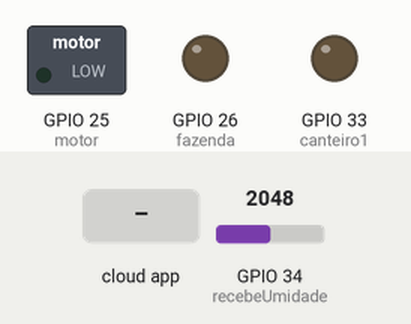
Simulated run of this sketch. Board: ESP32. On the bench: switched loads named in the sketch (green lamp = pin HIGH), output pins drawn as LEDs (lit = HIGH). The inputs (shaded band) are chosen by the test bench; at power-on: GPIO 34 (recebeUmidade) = 2048. WiFi joins after 1.5 s; servers stay silent unless stated; the local clock reads 2024-03-15 10:24:30 at power-on unless the sketch sets it; the Firebase database answers and starts empty; what the sketch prints to the serial monitor is not drawn.

Above: at 2.9 s.
3.0 s: the phone or cloud app sets isOn to 0
At 3.9 s:
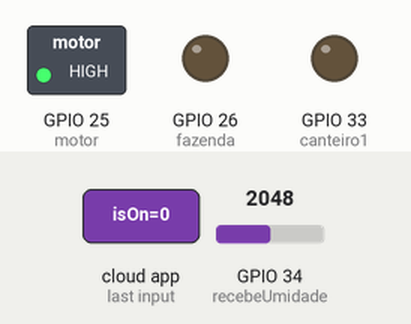
4.9 s: the phone or cloud app sets isOn to 1
At 6.8 s:
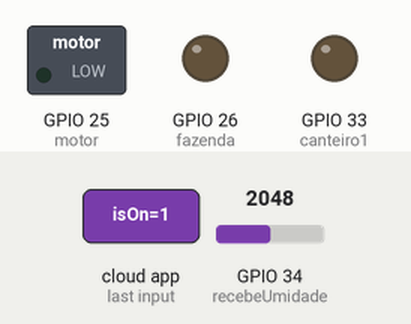
Timing chart, 0 to 8.3 s (numbered marks = the images above; inputs shaded):
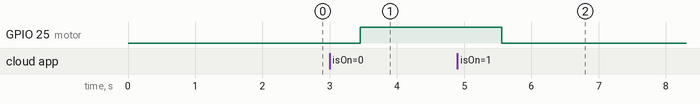

The sketch:

main.ino
```cpp
// Bibliotecas
#include <SD.h>
#include <FirebaseESP32.h>
#include <WiFi.h>
#include "time.h"
#include "sntp.h"
// #include "sntp.h"
// #include "dht.h" //INCLUSÃO DE BIBLIOTECA Umidade/Temperatura

// Wifi
// #define ssid "Vitor"
// #define password "Bv082930"
// #define ssid "WIFI UNIFEOB"
// #define password ""
#define ssid "Toninho"
#define password "clone9270droid"

// FireBase
#define FIREBASE_HOST "https://unifeob-iot-2022-default-rtdb.firebaseio.com/"
#define FIREBASE_AUTH "dX7Eaolsu8Xx73vNEyKvKuEACfBUuKiOXCL5rDiM"
FirebaseData bd;

// Componentes
#define motor 25
#define fazenda 26
#define escola 32
#define canteiro1 33
#define recebeUmidade 34

#define serialTime 115200

// Variáveis Time
const char* ntpServer1 = "pool.ntp.org";
const char* ntpServer2 = "time.nist.gov";
const long  gmtOffset_sec = -10800;
const int   daylightOffset_sec = -10800;
String data = "";
String caminhoUmidade = "";

void setup() {

  Serial.begin(serialTime);
  sntp_set_time_sync_notification_cb( timeavailable );
  configTime(gmtOffset_sec, daylightOffset_sec, ntpServer1, ntpServer2);
  WiFi.begin(ssid, password);

  pinMode(motor, OUTPUT);
  pinMode(fazenda, OUTPUT);
  pinMode(escola, OUTPUT);
  pinMode(canteiro1, OUTPUT);
  pinMode(recebeUmidade, INPUT);
}

void loop() {

  // float DHTtemperatura = DHT.temperature; // O VALOR DE UMIDADE MEDIDO
  // float DHTumidade = DHT.humidity; // O VALOR DE UMIDADE MEDIDO
  if(WiFi.status() != WL_CONNECTED)
  {
   conectarWifi();
  }

    //date = obterData();
    //Serial.println(data);


  float umidade = analogRead(recebeUmidade);
  // Firebase.setString(bd, "/escola/canteiro1/umidade", umidade);

  // umidade normal sem colocar na terra 4050 [PRECISA DE ÁGUA]
  // umiade colocando na terra ???
  // umidade colocando na agua 2600 maximo que chegou [NÃO PRECISA DE ÁGUA]
  // padrao entre 4050 X 2600

  //Varifica automatico se estiver libera o controle de liberar ou não água
  if (Firebase.get(bd, "/escola/canteiro1/automatico")) {
    if (bd.dataType() == "string") {
      String automatico = bd.stringData();
      if (automatico == "1") {

        if (umidade < 3600) {

          Firebase.setString(bd, "/escola/canteiro1/isOpen", "1");
          // Firebase.pushString(bd, "/canteiro2/historicoUmidade", umidade);// maoir de 4000

        } else {

          // Firebase.pushString(bd, "/canteiro2/historicoUmidade", umidade);//
          Firebase.setString(bd, "/escola/canteiro1/isOpen", "0");
        }

      }
    }
  }

  if (Firebase.get(bd, "/escola/canteiro1/isOpen")) {
    caminhoUmidade = "/escola/canteiro1/umidade/"+obterData();
     Firebase.setString(bd, caminhoUmidade, umidade);
    if (bd.dataType() == "string") {
      String RL1 = bd.stringData();
      if (RL1 == "0") {
        // as ações
        //antes de desligar
        Firebase.setString(bd, "/escola/canteiro1/status", "Fechado");
        digitalWrite(canteiro1, HIGH);
      } else if (RL1 == "1") {
        // as ações
        Firebase.setString(bd, "/escola/canteiro1/status", "Aberto");
        digitalWrite(canteiro1, LOW);
      }

    }

  }

  if (Firebase.get(bd, "/escola/isOpen")) {
    if (bd.dataType() == "string") {
      String RL1 = bd.stringData();
      if (RL1 == "0") {
        // as ações
        // Firebase.pushString(bd, "/escola/canteiro1/ultimoStatusUmidade", umidade);  //antes de desligar
        Firebase.setString(bd, "/escola/status", "Fechado");
        digitalWrite(escola, HIGH);
      } else if (RL1 == "1") {
        // as ações
        Firebase.setString(bd, "/escola/status", "Aberto");
        digitalWrite(escola, LOW);
      }

    }

  }

  if (Firebase.get(bd, "/fazenda/isOpen")) {
    if (bd.dataType() == "string") {
      String RL1 = bd.stringData();
      if (RL1 == "0") {
        // as ações
        // Firebase.pushString(bd, "/escola/canteiro1/ultimoStatusUmidade", umidade);  //antes de desligar
        Firebase.setString(bd, "/fazenda/status", "Fechado");
        digitalWrite(fazenda, HIGH);
      } else if (RL1 == "1") {
        // as ações
        Firebase.setString(bd, "/fazenda/status", "Aberto");
        digitalWrite(fazenda, LOW);
      }

    }

  }

  if (Firebase.get(bd, "/motor/isOn")) {
    if (bd.dataType() == "string") {
      String RL1 = bd.stringData();
      if (RL1 == "0") {
        // as ações
        // Firebase.pushString(bd, "/escola/canteiro1/ultimoStatusUmidade", umidade);  //antes de desligar
        Firebase.setString(bd, "/motor/status", "Desligado");
        digitalWrite(motor, HIGH);
      } else if (RL1 == "1") {
        // as ações
        Firebase.setString(bd, "/motor/status", "Ligado");
        digitalWrite(motor, LOW);
      }

    }

  }
}
void conectarWifi()
{
  while (WiFi.status() != WL_CONNECTED) {
    delay(500);
    Serial.print(".");

  }

  Serial.println("");
  Serial.println("Wifi Conectado!!!");
  Firebase.begin(FIREBASE_HOST, FIREBASE_AUTH);
}
String obterData()
{
  struct tm timeinfo;
  if(!getLocalTime(&timeinfo)){
    Serial.println("Não há tempo disponivel (ainda)");
    return "";
  }

//https://cplusplus.com/reference/ctime/tm/
//tm_sec   int    seconds after the minute   0-61*
//tm_min   int    minutes after the hour     0-59
//tm_hour  int    hours since midnight       0-23
//tm_mday  int    day of the month           1-31
//tm_mon   int    months since January       0-11
//tm_year  int    years since 1900
//tm_wday  int    days since Sunday          0-6
//tm_yday  int    days since January 1       0-365
//tm_isdst int    Daylight Saving Time flag

  //Formatando Mes
  String mes = String(timeinfo.tm_mon+1);
  mes = formatarData(mes);
  //Formatando Dia
  String dia = String(timeinfo.tm_mday);
  dia = formatarData(dia);
  //Formatando Hora
  String hora = String(timeinfo.tm_hour);
  dia = formatarData(hora);
  //Formatando Min
  String minuto = String(timeinfo.tm_min);
  minuto = formatarData(minuto);
  //Formatando Seg
  String segundo = String(timeinfo.tm_sec);
  segundo = formatarData(segundo);

  String dataVal =  String(timeinfo.tm_year + 1900) + "-" + mes + "-" + dia +
  " " + hora +":"+ minuto +":"+ segundo;
  Serial.println(dataVal);
  return dataVal;
}

String formatarData(String date)
{
  if(date.length()<2)
  {
    return "0"+date;
  }else {
    return date;
  }

}

// Função de retorno de chamada (é chamado quando o tempo se ajusta via NTP)
void timeavailable(struct timeval *t)
{
  Serial.println("Tem ajuste de tempo do NTP!");
}
```

Measured:
- after the input at 3.0 s, GPIO 25 (motor): LOW → HIGH after 0.45 s
- after the input at 4.9 s, GPIO 25 (motor): HIGH → LOW after 0.66 s
